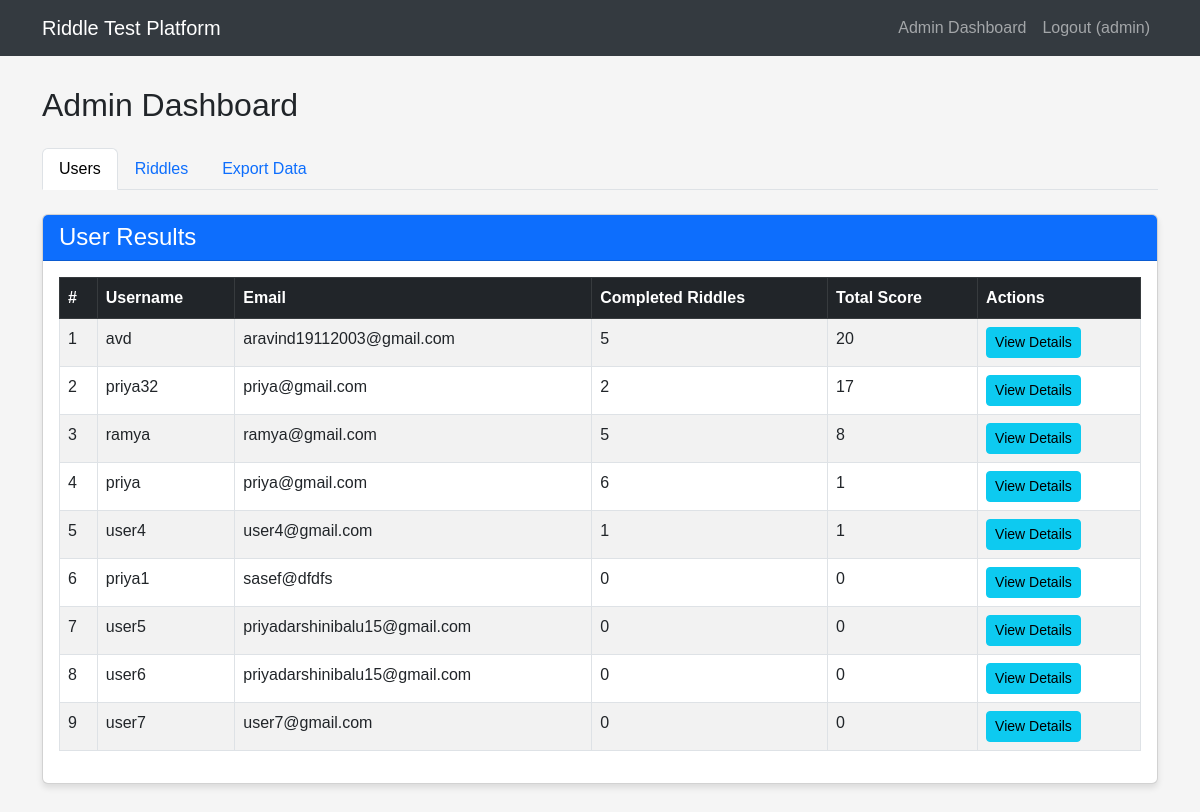
The app's page /admin_dashboard (signed in), older data.
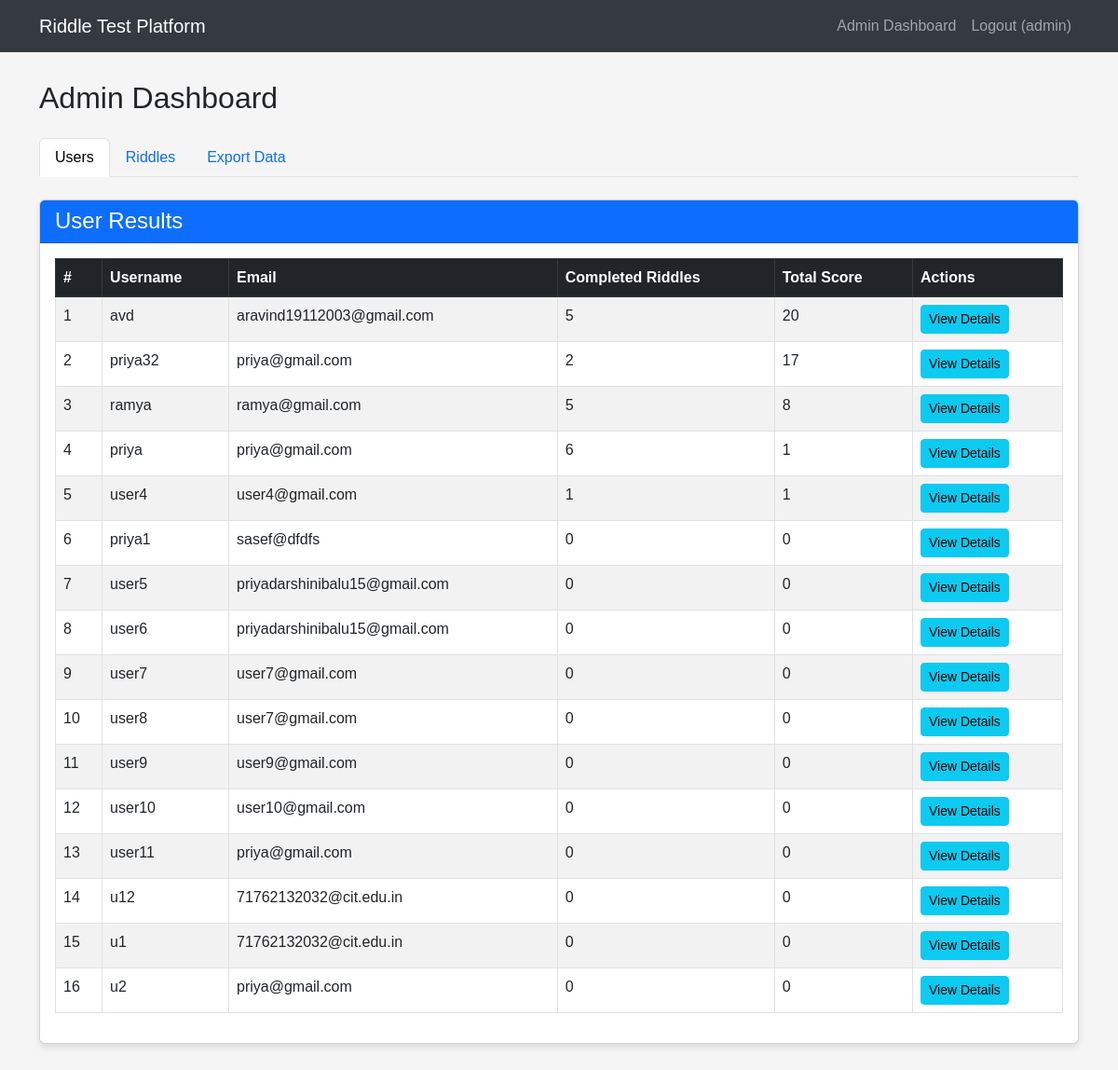
The same page, newer data.
### tables this page shows
CREATE TABLE users (
            id INTEGER PRIMARY KEY AUTOINCREMENT,
            username TEXT NOT NULL UNIQUE,
            email TEXT NOT NULL,
            password TEXT NOT NULL,
            is_admin INTEGER DEFAULT 0
        , test_completed INTEGER DEFAULT 0);

### app.py (the view)
@app.route('/admin_dashboard')
def admin_dashboard():
    if 'user_id' not in session or not session.get('is_admin'):
        flash('Unauthorized access.')
        return redirect(url_for('login'))
    conn = sqlite3.connect('riddle_test.db')
    c = conn.cursor()
    c.execute('''
        SELECT u.id, u.username, u.email,
               (SELECT COUNT(*) FROM user_progress WHERE user_id = u.id AND completed = 1) as completed_riddles,
               (SELECT SUM(score) FROM user_progress WHERE user_id = u.id AND completed = 1) as total_score
        FROM users u
        WHERE u.is_admin = 0
        ORDER BY total_score DESC
    ''')
    users_data = c.fetchall()
    c.execute("SELECT id, question, answer FROM riddles ORDER BY id")
    riddles_data = c.fetchall()
    conn.close()
    users = []
    for user in users_data:
        users.append({
            'id': user[0],
            'username': user[1],
            'email': user[2],
            'completed_riddles': user[3],
            'total_score': user[4] or 0
        })
    riddles = []
    for riddle in riddles_data:
        riddles.append({
            'id': riddle[0],
            'question': riddle[1],
            'answer': riddle[2]
        })
    return render_template('admin_dashboard.html', users=users, riddles=riddles)

### templates/admin_dashboard.html (shortened to what this page needs)
{% extends 'base.html' %} {% block content %}
<h2 class="mb-4">Admin Dashboard</h2>
<ul class="nav nav-tabs mb-4" id="adminTabs" role="tablist">
  <li class="nav-item" role="presentation">
    <button
      class="nav-link active"
      id="users-tab"
      data-bs-toggle="tab"
      data-bs-target="#users"
      type="button"
      role="tab"
    >
      Users
    </button>
  </li>
  <li class="nav-item" role="presentation">
    <button
      class="nav-link"
      id="riddles-tab"
      data-bs-toggle="tab"
      data-bs-target="#riddles"
      type="button"
      role="tab"
    >
      Riddles
    </button>
  </li>
  <li class="nav-item" role="presentation">
    <button
      class="nav-link"
      id="export-tab"
      data-bs-toggle="tab"
      data-bs-target="#export"
      type="button"
      role="tab"
    >
      Export Data
    </button>
  </li>
</ul>
<div class="tab-content" id="adminTabContent">
  <div
    class="tab-pane fade show active"
    id="users"
    role="tabpanel"
    aria-labelledby="users-tab"
  >
    <div class="card">
      <div class="card-header bg-primary text-white">
        <h4 class="mb-0">User Results</h4>
      </div>
      <div class="card-body">
        <div class="table-responsive">
          <table class="table table-striped table-bordered">
            <thead class="table-dark">
              <tr>
                <th>#</th>
                <th>Username</th>
                <th>Email</th>
                <th>Completed Riddles</th>
                <th>Total Score</th>
                <th>Actions</th>
              </tr>
            </thead>
            <tbody>
              {% for user in users %}
              <tr>
                <td>{{ loop.index }}</td>
                <td>{{ user.username }}</td>
                <td>{{ user.email }}</td>
                <td>{{ user.completed_riddles }}</td>
                <td>{{ user.total_score }}</td>
                <td>
                  <a
                    href="{{ url_for('user_detail', user_id=user.id) }}"
                    class="btn btn-sm btn-info"
                  >
                    View Details
                  </a>
                </td>
              </tr>
              {% endfor %}
            </tbody>
          </table>
        </div>
      </div>
    </div>
  </div>
</div>
{% endblock %}

### templates/base.html (shortened to what this page needs)
<!DOCTYPE html>
<html lang="en">
  <head>
    <link
      href="https://cdn.jsdelivr.net/npm/bootstrap@5.3.0-alpha1/dist/css/bootstrap.min.css"
      rel="stylesheet"
    />
  </head>
  <body>
    <nav class="navbar navbar-expand-lg navbar-dark">
      <div class="container">
        <a class="navbar-brand" href="/">Riddle Test Platform</a>
        <div class="collapse navbar-collapse" id="navbarNav">
          <ul class="navbar-nav ms-auto">
            {% if session.get('user_id') %} {% if session.get('is_admin') %}
            <li class="nav-item">
              <a class="nav-link" href="{{ url_for('admin_dashboard') }}"
                >Admin Dashboard</a
              >
            </li>
            {% endif %}
            <li class="nav-item">
              <a class="nav-link" href="{{ url_for('logout') }}"
                >Logout ({{ session.get('username') }})</a
              >
            </li>
            {% endif %}
          </ul>
        </div>
      </div>
    </nav>
    <div class="container">
       {% block content %}{% endblock %}
    </div>
  </body>
</html>

### templates/base.html (style rules this page uses)
body { font-family: "Arial", sans-serif; background-color: #f5f5f5; padding-bottom: 50px; }
.navbar { background-color: #343a40; margin-bottom: 30px; }
.card { margin-bottom: 20px; box-shadow: 0 4px 6px rgba(0, 0, 0, 0.1); }

Row changes from the older to the newer data that the page shows:
added users: username "user8", email "user7@gmail.com", completed_riddles "0", total_score "0"
added users: username "user9", email "user9@gmail.com", completed_riddles "0", total_score "0"
added users: username "user10", email "user10@gmail.com", completed_riddles "0", total_score "0"
added users: username "user11", email "priya@gmail.com", completed_riddles "0", total_score "0"
added users: username "u12", email "71762132032@cit.edu.in", completed_riddles "0", total_score "0"
added users: username "u1", email "71762132032@cit.edu.in", completed_riddles "0", total_score "0"
added users: username "u2", email "priya@gmail.com", completed_riddles "0", total_score "0"
